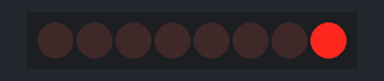
Bench run of a sketch on a simulated Arduino Uno, built with avr-gcc and run on an emulated ATmega328P. On the bench: 8 shift-register outputs drawn as a row of LEDs (first output left, lit = HIGH). Wiring (inferred from the names in the program): shift register (74HC595): data pin 0; shift clock pin 8; latch pin 7. Wiring (inferred from the signals the program sends): row of LEDs: on Q0, Q1, Q2, Q3, Q4, Q5, Q6, Q7.

Above: at 0.2 s.
At 1.4 s:
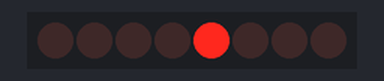
At 3.8 s:
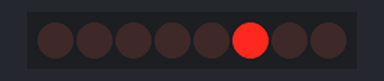
At 6.2 s:
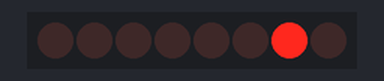
Timing chart, 0 to 6.5 s (numbered marks = the images above):
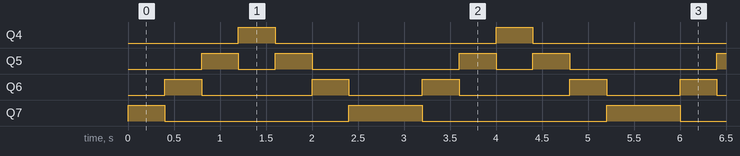

The sketch:

sheet1_Q2.ino
```cpp
byte data_pin =0;
byte latch_pin=7;
byte clock_pin=8;
byte bits[]={B0001,B0010,B0100,B1000,B0100,B0010,B0001};
void setup()
{
 pinMode(data_pin,OUTPUT);
 pinMode(latch_pin,OUTPUT);
 pinMode(clock_pin,OUTPUT);
}
void loop()
{
  for(int i=0;i<sizeof(bits);i++)
  {
    digitalWrite(latch_pin,LOW);
    shiftOut(data_pin,clock_pin,LSBFIRST,bits[i]);
    digitalWrite(latch_pin,HIGH);
    delay(400);
  }
}
```

Measured:
- by itself, Q4: alternates HIGH for 0.40 s and LOW for 2.4 s
- by itself, Q5: repeats every 2.8 s: LOW 0.40 s, HIGH 0.40 s, LOW 1.6 s, HIGH 0.40 s
- by itself, Q6: repeats every 2.8 s: LOW 1.2 s, HIGH 0.40 s, LOW 0.80 s, HIGH 0.40 s
- by itself, Q7: repeats every 2.8 s: LOW 2.0 s, HIGH 0.80 s
